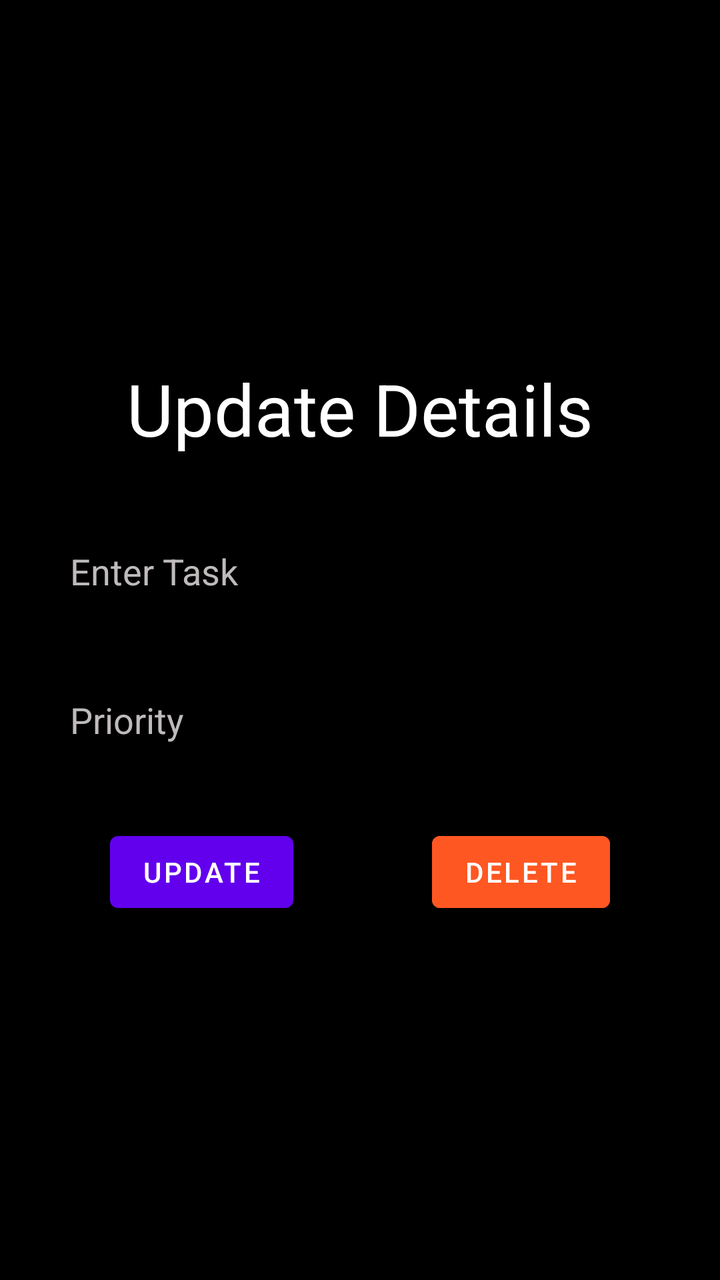
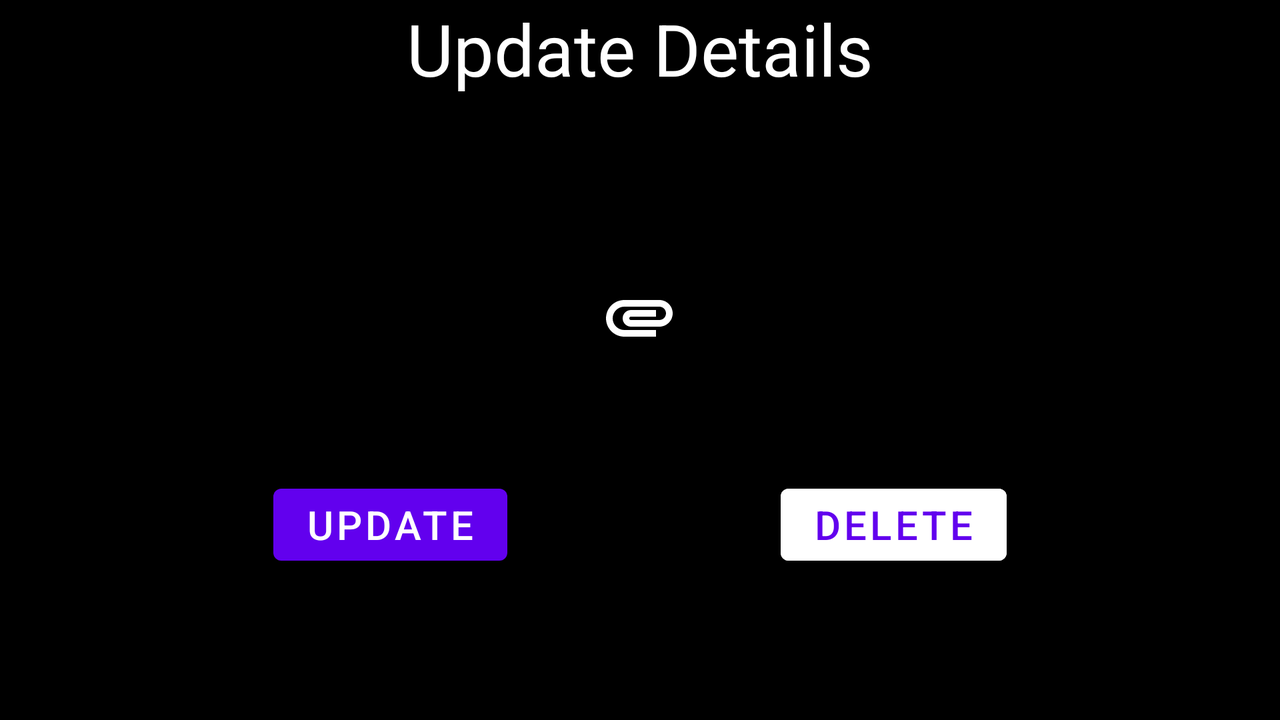

Compare how this app lays out the same screen by default and in its alternative resource folder. The renders come first, then the two layout files and the values they reference.
<!-- AndroidManifest.xml: application theme Theme.ToDoNoActionBar -->
<!-- res/layout/activity_update_task.xml -->
<?xml version="1.0" encoding="utf-8"?>
<LinearLayout xmlns:android="http://schemas.android.com/apk/res/android"
    xmlns:tools="http://schemas.android.com/tools"
    android:background="@color/black"
    android:layout_width="match_parent"
    android:layout_height="match_parent"
    android:orientation="vertical"
    android:gravity="center"
    android:padding="20dp"
    tools:context=".activities.UpdateTaskActivity">

    <TextView
        android:layout_width="match_parent"
        android:layout_height="wrap_content"
        android:text="Update Details"
        android:textColor="@color/white"
        android:textSize="36sp"
        android:gravity="center"
        android:fontFamily="sans-serif"/>

    <EditText
        android:id="@+id/update_title"
        android:layout_width="match_parent"
        android:layout_height="wrap_content"
        android:hint="Enter Task"
        android:layout_marginTop="30dp"
        android:padding="15dp"
        android:background="@drawable/black_edit_text"
        android:textColorHint="#BFBBBB"
        android:textColor="@color/white"
        />

    <EditText
        android:id="@+id/update_priority"
        android:layout_width="match_parent"
        android:layout_height="wrap_content"
        android:layout_marginTop="20dp"
        android:hint="Priority"
        android:padding="15dp"
        android:background="@drawable/black_edit_text"
        android:textColorHint="#BFBBBB"
        android:textColor="@color/white"
        />

    <LinearLayout
        android:layout_width="250dp"
        android:layout_height="wrap_content"
        android:orientation="horizontal"
        android:layout_marginTop="25dp">
        <Button
            android:id="@+id/update_button"
            android:layout_width="wrap_content"
            android:layout_height="wrap_content"
            android:text="Update"/>

        <View
        android:layout_width="0dp"
        android:layout_height="0dp"
        android:layout_weight="1"/>

        <Button
            android:id="@+id/delete_button"
            android:layout_width="wrap_content"
            android:layout_height="wrap_content"
            android:backgroundTint="#FF5722"
            android:text="Delete"/>
    </LinearLayout>

</LinearLayout>
<!-- resources referenced by this layout -->
<resources>
  <color name="black">#FF000000</color>
  <color name="white">#FFFFFFFF</color>
  <style name="Theme.ToDoNoActionBar" parent="Theme.MaterialComponents.Light.NoActionBar">
          
          <item name="colorPrimary">@color/purple_500</item>
          <item name="colorPrimaryVariant">@color/purple_700</item>
          <item name="colorOnPrimary">@color/white</item>
          
          <item name="colorSecondary">@color/teal_200</item>
          <item name="colorSecondaryVariant">@color/teal_700</item>
          <item name="colorOnSecondary">@color/black</item>
          
          <item name="android:statusBarColor" tools:targetApi="l">@color/black</item>
      </style>
  <color name="purple_500">#FF6200EE</color>
  <color name="purple_700">#FF3700B3</color>
  <color name="teal_200">#FF03DAC5</color>
  <color name="teal_700">#FF018786</color>
</resources>
<!-- res/layout-land/activity_update_task.xml (the repository's variant of the layout above) -->
<!-- drawn on the phone turned sideways -->
<?xml version="1.0" encoding="utf-8"?>
<ScrollView xmlns:android="http://schemas.android.com/apk/res/android"
    xmlns:tools="http://schemas.android.com/tools"
    android:layout_width="match_parent"
    android:layout_height="match_parent"
    android:background="@color/black">
    <LinearLayout
        android:layout_width="match_parent"
        android:layout_height="match_parent"
        android:orientation="vertical"
        android:gravity="center"
        tools:context=".activities.UpdateTaskActivity">

        <TextView
            android:layout_width="match_parent"
            android:layout_height="wrap_content"
            android:layout_marginBottom="20dp"
            android:text="Update Details"
            android:textColor="@color/white"
            android:textSize="36sp"
            android:gravity="center"
            android:fontFamily="sans-serif"/>

        <com.google.android.material.textfield.TextInputLayout
            style="@style/TextInput"
            android:id="@+id/updateTitleInputLayout"
            android:layout_marginBottom="20dp"
            android:hint="Title">

            <com.google.android.material.textfield.TextInputEditText
                android:id="@+id/updateTitleInputText"
                android:layout_width="match_parent"
                android:layout_height="wrap_content"
                android:inputType="text"
                android:textColor="@color/white" />
        </com.google.android.material.textfield.TextInputLayout>

        <com.google.android.material.textfield.TextInputLayout
            style="@style/TextInput"
            android:id="@+id/updateDescriptionInputLayout"
            android:layout_marginBottom="20dp"
            android:hint="Description">

            <com.google.android.material.textfield.TextInputEditText
                android:id="@+id/updateDescriptionInputText"
                android:layout_width="match_parent"
                android:layout_height="wrap_content"
                android:textColor="@color/white" />
        </com.google.android.material.textfield.TextInputLayout>

        <com.google.android.material.textfield.TextInputLayout
            style="@style/TextDropdown"
            android:id="@+id/updateCategoryInputLayout"
            android:layout_marginBottom="20dp"
            android:hint="Category">

            <com.google.android.material.textfield.MaterialAutoCompleteTextView
                android:id="@+id/updateCategoryInputText"
                android:layout_width="match_parent"
                android:layout_height="wrap_content"
                android:inputType="none"
                android:textColor="@color/white"
                android:text="Home"/>
        </com.google.android.material.textfield.TextInputLayout>

        <LinearLayout
            android:layout_width="match_parent"
            android:layout_height="wrap_content"
            android:orientation="horizontal"
            android:layout_marginBottom="20dp">

            <Space
                android:layout_width="0dp"
                android:layout_height="1dp"
                android:layout_weight="1" >
            </Space>

            <com.google.android.material.textfield.TextInputLayout
                style="@style/TextInput"
                android:id="@+id/updateNotifyLayout"
                android:layout_width="wrap_content"
                android:layout_marginStart="0dp"
                android:layout_marginEnd="0dp"
                android:hint="Notification">

                <com.google.android.material.textfield.TextInputEditText
                    android:id="@+id/updateNotifyLayoutInput"
                    android:cursorVisible="false"
                    android:layout_width="wrap_content"
                    android:layout_height="wrap_content"
                    android:minWidth="127dp"
                    android:focusable="false"
                    android:gravity="center"
                    android:padding="11dp"
                    android:textColor="@color/white"
                    android:textSize="25sp"
                    android:text="Notify"/>
            </com.google.android.material.textfield.TextInputLayout>

            <Space
                android:layout_width="0dp"
                android:layout_height="1dp"
                android:layout_weight="1" >
            </Space>

            <ImageView
                android:id="@+id/updateAttachmentsLayout"
                android:layout_width="40dp"
                android:layout_height="40dp"
                android:layout_marginTop="10dp"
                android:background="@null"
                android:src="@drawable/ic_baseline_attachment_100" />

            <Space
                android:layout_width="0dp"
                android:layout_height="1dp"
                android:layout_weight="1" >
            </Space>

            <com.google.android.material.textfield.TextInputLayout
                style="@style/TextInput"
                android:id="@+id/updateStatusLayout"
                android:layout_width="wrap_content"
                android:layout_marginStart="0dp"
                android:layout_marginEnd="0dp"
                android:hint="Status">

                <com.google.android.material.textfield.TextInputEditText
                    android:id="@+id/updateStatusLayoutInput"
                    android:cursorVisible="false"
                    android:layout_width="wrap_content"
                    android:layout_height="wrap_content"
                    android:minWidth="127dp"
                    android:focusable="false"
                    android:gravity="center"
                    android:padding="11dp"
                    android:textColor="@color/white"
                    android:textSize="25sp"
                    android:text="Pending"/>
            </com.google.android.material.textfield.TextInputLayout>

            <Space
                android:layout_width="0dp"
                android:layout_height="1dp"
                android:layout_weight="1" >
            </Space>

        </LinearLayout>

        <com.google.android.material.textfield.TextInputLayout
            style="@style/TextInput"
            android:id="@+id/updateTaskTimeLayout"
            android:layout_marginBottom="20dp"
            android:hint="Due Time">

            <com.google.android.material.textfield.TextInputEditText
                android:id="@+id/updateTaskTimeInput"
                android:cursorVisible="false"
                android:layout_width="match_parent"
                android:layout_height="wrap_content"
                android:focusable="false"
                android:gravity="center"
                android:padding="11dp"
                android:textColor="@color/white"
                android:textSize="25sp"
                android:text="2022-05-15 15:30"/>
        </com.google.android.material.textfield.TextInputLayout>

        <com.google.android.material.textfield.TextInputLayout
            style="@style/TextInput"
            android:id="@+id/createdAtTaskTimeLayout"
            android:layout_marginBottom="20dp"
            android:hint="Created">

            <com.google.android.material.textfield.TextInputEditText
                android:id="@+id/createdAtTaskTimeInput"
                android:cursorVisible="false"
                android:layout_width="match_parent"
                android:layout_height="wrap_content"
                android:focusable="false"
                android:gravity="center"
                android:padding="11dp"
                android:textColor="@color/white"
                android:textSize="25sp"
                android:text="2022-05-15 15:30"/>
        </com.google.android.material.textfield.TextInputLayout>

        <LinearLayout
            android:layout_width="match_parent"
            android:layout_height="wrap_content"
            android:orientation="horizontal"
            android:layout_marginBottom="20dp">

            <Space
                android:layout_width="0dp"
                android:layout_height="1dp"
                android:layout_weight="1" >
            </Space>

            <Button
                android:id="@+id/updateButton"
                android:layout_width="wrap_content"
                android:layout_height="wrap_content"
                android:textSize="20sp"
                android:text="Update"/>

            <Space
                android:layout_width="0dp"
                android:layout_height="1dp"
                android:layout_weight="1" >
            </Space>

            <Button
                android:id="@+id/deleteButton"
                android:layout_width="wrap_content"
                android:layout_height="wrap_content"
                android:backgroundTint="@color/white"
                android:textColor="@color/purple_500"
                android:textSize="20sp"
                android:text="Delete"/>

            <Space
                android:layout_width="0dp"
                android:layout_height="1dp"
                android:layout_weight="1" >
            </Space>

        </LinearLayout>

    </LinearLayout>
</ScrollView>
<!-- resources referenced by the variant -->
<!-- as the phone turned sideways resolves them -->
<resources>
  <color name="black">#FF000000</color>
  <color name="purple_500">#FF6200EE</color>
  <color name="white">#FFFFFFFF</color>
  <!-- drawable ic_baseline_attachment_100 (drawable) -->
  <vector android:height="100dp" android:tint="#FFFFFF"
      android:viewportHeight="24" android:viewportWidth="24"
      android:width="100dp" xmlns:android="http://schemas.android.com/apk/res/android">
      <path android:fillColor="@android:color/white" android:pathData="M2,12.5C2,9.46 4.46,7 7.5,7H18c2.21,0 4,1.79 4,4s-1.79,4 -4,4H9.5C8.12,15 7,13.88 7,12.5S8.12,10 9.5,10H17v2H9.41c-0.55,0 -0.55,1 0,1H18c1.1,0 2,-0.9 2,-2s-0.9,-2 -2,-2H7.5C5.57,9 4,10.57 4,12.5S5.57,16 7.5,16H17v2H7.5C4.46,18 2,15.54 2,12.5z"/>
  </vector>
  <style name="Theme.ToDoNoActionBar" parent="Theme.MaterialComponents.Light.NoActionBar">
          
          <item name="colorPrimary">@color/purple_500</item>
          <item name="colorPrimaryVariant">@color/purple_700</item>
          <item name="colorOnPrimary">@color/white</item>
          
          <item name="colorSecondary">@color/teal_200</item>
          <item name="colorSecondaryVariant">@color/teal_700</item>
          <item name="colorOnSecondary">@color/black</item>
          
          <item name="android:statusBarColor" tools:targetApi="l">@color/black</item>
      </style>
  <color name="purple_700">#FF3700B3</color>
  <color name="teal_200">#FF03DAC5</color>
  <color name="teal_700">#FF018786</color>
</resources>
